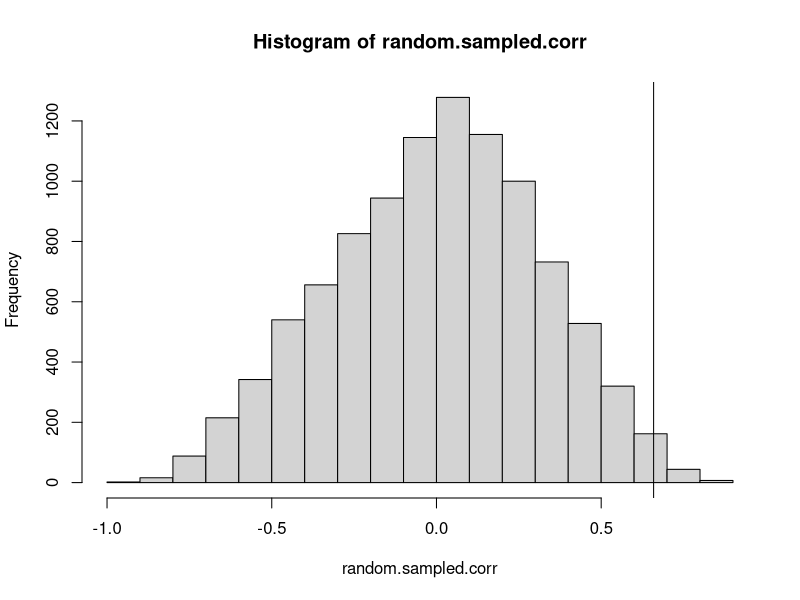
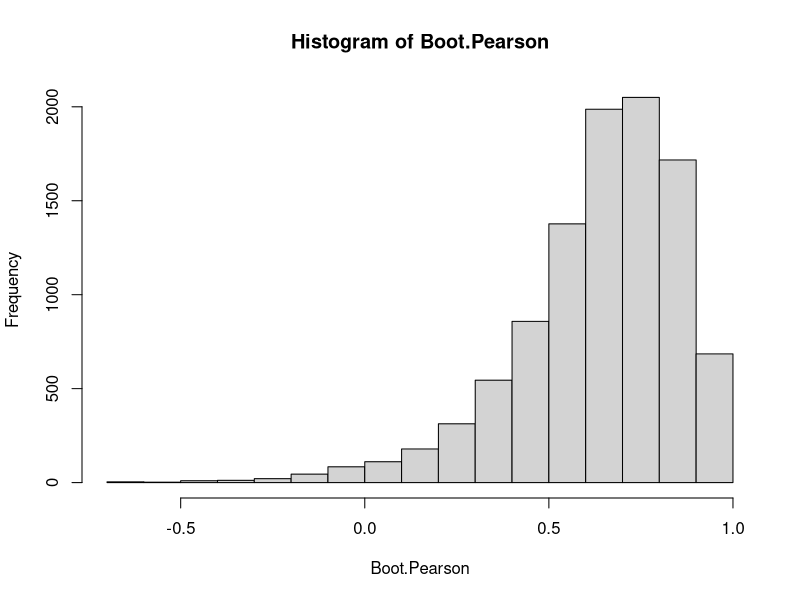
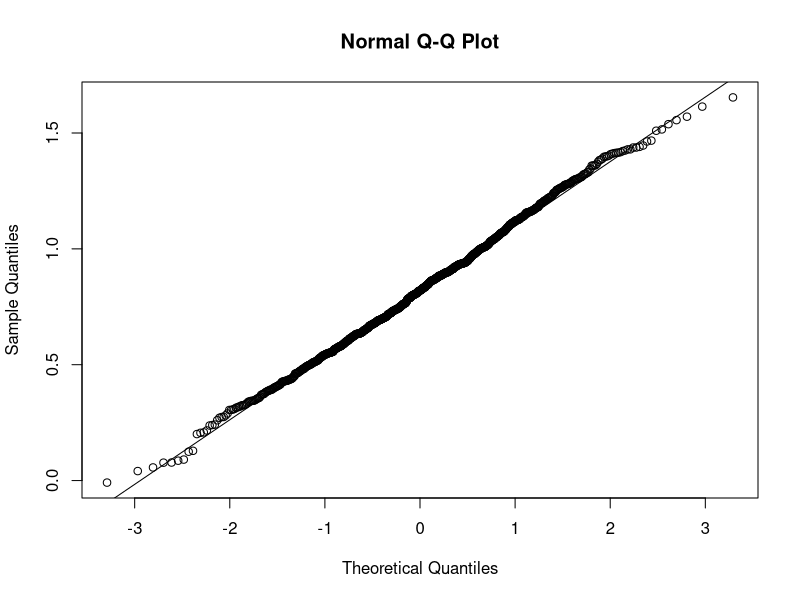

The R script that drew these images, in order:
# install.packages('gtools')
library(gtools)
library(boot)

#1 
Mother <- c(65, 69, 65, 64, 66, 69, 64, 66, 60, 70, 66)
Daughter <- c(67, 64, 62, 64, 69, 70, 65, 66, 63, 74, 65)

## 1-(a)
# Originally, the thing that the problem demanded was Permutation, test, 
# but it was impossible to implement all 11! cases on my computer.

Daughter.length <- length(Daughter)
Daughter.order <- 1:Daughter.length
# Daughter.permutation <- permutations(n=Daughter.length,
                                     # r=Daughter.length,
                                     # v=Daughter.order)
# system.time(permutations(n=Daughter.length,
#                          r=Daughter.length,
#                          v=Daughter.order))

# So, instead, I chose random sampling with B=10000 (much less than 11!)

random.sampling.Pearson <- function(data, B){
  
  stopifnot(is.matrix(data)==TRUE)
  
  Threshold <- cor(data[,1], data[,2], method='pearson')
  Old.X <- data[,1]
  random.sampled.corr <- vector('numeric', B)
  
  for (i in 1:B){
    sample.index <- permute(1:nrow(data))
    New.Y <- data[sample.index, 2]
    random.Pearson <- cor(Old.X, New.Y, method='pearson')
    random.sampled.corr[i] <- random.Pearson
  }
  
  hist(random.sampled.corr)
  abline(v=Threshold)
  p.value <- sum(random.sampled.corr >= Threshold) / B
  return(p.value)
  
}

MD.matrix <- cbind(Mother, Daughter)
random.sampling.Pearson(MD.matrix, 10000)

## 1-(b)
MD.pearson <- function(data, B){
  
  row.num <- nrow(data)
  pearson.vector <- vector('numeric', B)
  
  for (i in 1:B){
    boot.row <- sample(row.num, replace=T)
    boot.data <- data[boot.row,]
    pearson.vector[i] <- cor(boot.data[,1], boot.data[,2],
                             method='pearson')
  }
  return(pearson.vector)
}

Boot.Pearson <- MD.pearson(MD.matrix, 10000)
Boot.Pearson
hist(Boot.Pearson)

## 1-(c)

### Using the function in 1-(b)
corr.lower <- quantile(Boot.Pearson, prob=0.025)
corr.upper <- quantile(Boot.Pearson, prob=0.975)

#### Percentile Method
corr.percentile <- c(corr.lower, corr.upper)
corr.percentile

#### Residual Method
original.corr <- cor(MD.matrix[,1], MD.matrix[,2], 
                     method='pearson')
corr.residual <- c(2*original.corr - corr.upper, 
                   2*original.corr - corr.lower)
names(corr.residual) <- sort(names(corr.residual))
corr.residual

### Using the boot function (Result: Similar)
corr.func <- function(x, d){
  cor(x[d,1], x[d,2], method='pearson')
}

boot.corr <- boot(MD.matrix, corr.func, R=1000)
boot.ci.corr <- boot.ci(boot.corr, type='all')
boot.ci.corr



## 1-(d)

c <- 2*1.96/sqrt(nrow(MD.matrix)-3)
Lower.Z.CI <- ((1+original.corr)*exp(-c)-(1-original.corr))/
  ((1+original.corr)*exp(-c)+(1-original.corr))
Upper.Z.CI <- ((1+original.corr)*exp(c)-(1-original.corr))/
  ((1+original.corr)*exp(c)+(1-original.corr))
Z.CI <- c(Lower.Z.CI, Upper.Z.CI)
Z.CI


###############################################################
 
# 2

MD.data.frame <- as.data.frame(MD.matrix)
lm.fit <- lm(Daughter ~ Mother, data=MD.data.frame)

residuals <- lm.fit$residuals
fitted.values <- lm.fit$fitted.values

beta1.residual <- function(data, d){
  
  residuals <- data[,1]
  fitted.values <- data[,2]
  rest <- data[,-c(1,2)][,1] # Mother column (Input) picking
  
  boot.residuals <- residuals[d]
  boot.fitted.values <- fitted.values + boot.residuals
  
  lm(boot.fitted.values ~ rest)$coefficients[2]
}

input.to.beta1.residual <- cbind(residuals, fitted.values, MD.matrix)

boot.beta1.residual <- boot(input.to.beta1.residual, beta1.residual, R=1000)
boot.ci(boot.beta1.residual, conf=0.9)

boot.beta1.residual
qqnorm(boot.beta1.residual$t)
qqline(boot.beta1.residual$t)

###############################################################

# 3

eosinophil <- c(55, 140, 91, 122, 111, 185, 203, 101, 
                76, 145, 95, 101, 196, 45, 299, 226, 
                65, 70, 196, 72, 121, 171, 151, 113, 
                112, 67, 276, 125, 100, 81, 122, 71, 
                158, 78, 162, 128, 96, 79, 67, 119)

get.three.at.once <- function(data, B){
  
  X.bar <- mean(data)
  boot.X.bar <- vector('numeric', B)
  
  for (i in 1:B){
    sample.index <- sample(1:length(data), replace=T)
    sampled.data <- data[sample.index]
    X.bar.cal <- mean(sampled.data)
    boot.X.bar[i] <- X.bar.cal
  }
  
  MSE <- mean((boot.X.bar - X.bar)^2)
  std.error <- sd(boot.X.bar)
  bias <- mean(boot.X.bar) - X.bar
  
  output <- c(MSE, std.error, bias)
  names(output) <- c('MSE', 'Standard error', 'Bias')
  
  return(output)
}

get.three.at.once(eosinophil, 10000)

###############################################################

# 4

## 4-(a)

for.t.pivot <- function(data, B){
  
  t.pivot <- vector('numeric', B)
  X.bar <- mean(data)
  n <- length(data)
  
  for (i in 1:B){
    sample.index <- sample(1:n, replace=T)
    sampled.data <- data[sample.index]
    t.pivot[i] <- (mean(sampled.data)-X.bar)/(sd(sampled.data)/sqrt(n))
  }
  
  t.percentiles <- quantile(t.pivot, probs=c(0.025, 0.975))
  t.pivot.ci <- c(X.bar - t.percentiles[2]*sd(data)/sqrt(n), 
                  X.bar - t.percentiles[1]*sd(data)/sqrt(n))
  
  names(t.pivot.ci) <- sort(names(t.pivot.ci))
  
  return(t.pivot.ci)
}

for.t.pivot(eosinophil, 10000)

## 4-(b)

mean.func <- function(data, d){
  mean(data[d])
}

boot.mean <- boot(eosinophil, mean.func, R=10000)
boot.ci(boot.mean)

# boot.mean
# qqnorm(boot.mean$t)
# qqline(boot.mean$t)
